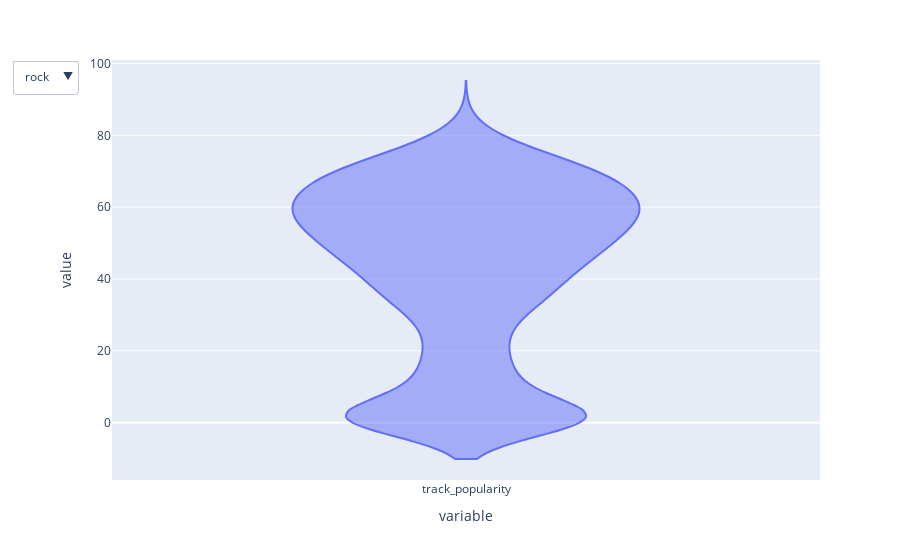

The code cell stored with this chart in its notebook:
### Code cell
#Genre popularity violin plots filterable by genre
genres = ['rock', 'r&b', 'pop', 'edm', 'latin', 'rap']

figs = {
    f'{genres[i]}':px.violin(songs_df['track_popularity'][songs_df['playlist_genre']==f'{genres[i]}']).update_traces(name=genres[i],visible = False)
    for i in np.arange(0,6)
}

defaultgenre = genres[0]
fig = figs[defaultgenre].update_traces(visible=True)
for k in figs.keys():
    if k != defaultgenre:
        fig.add_traces(figs[k].data)
        
fig.update_layout(
    updatemenus=[
        {
            "buttons": [
                {
                    "label": k,
                    "method": "update",
                    # list comprehension for which traces are visible
                    "args": [{"visible": [kk == k for kk in figs.keys()]}],
                }
                for k in figs.keys()
            ]
        }
    ]
)

### Figure 1 — Plotly figure (JSON) as saved in the notebook; plotly's stock layout.template omitted (floating-point values rounded to 4 significant figures; data arrays with more than 128 entries replaced by an {"elided": "..."} marker saying what was removed)
{"data": [{"alignmentgroup": "True", "box": {"visible": false}, "hovertemplate": "variable=%{x}<br>value=%{y}<extra></extra>", "legendgroup": "", "marker": {"color": "#636efa"}, "name": "rock", "offsetgroup": "", "orientation": "v", "scalegroup": "True", "showlegend": false, "type": "violin", "visible": true, "x": {"elided": "3521 str values"}, "x0": " ", "xaxis": "x", "y": {"elided": "3521 int values"}, "y0": " ", "yaxis": "y"}, {"alignmentgroup": "True", "box": {"visible": false}, "hovertemplate": "variable=%{x}<br>value=%{y}<extra></extra>", "legendgroup": "", "marker": {"color": "#636efa"}, "name": "r&b", "offsetgroup": "", "orientation": "v", "scalegroup": "True", "showlegend": false, "type": "violin", "visible": false, "x": {"elided": "3326 str values"}, "x0": " ", "xaxis": "x", "y": {"elided": "3326 int values"}, "y0": " ", "yaxis": "y"}, {"alignmentgroup": "True", "box": {"visible": false}, "hovertemplate": "variable=%{x}<br>value=%{y}<extra></extra>", "legendgroup": "", "marker": {"color": "#636efa"}, "name": "pop", "offsetgroup": "", "orientation": "v", "scalegroup": "True", "showlegend": false, "type": "violin", "visible": false, "x": {"elided": "3993 str values"}, "x0": " ", "xaxis": "x", "y": {"elided": "3993 int values"}, "y0": " ", "yaxis": "y"}, {"alignmentgroup": "True", "box": {"visible": false}, "hovertemplate": "variable=%{x}<br>value=%{y}<extra></extra>", "legendgroup": "", "marker": {"color": "#636efa"}, "name": "edm", "offsetgroup": "", "orientation": "v", "scalegroup": "True", "showlegend": false, "type": "violin", "visible": false, "x": {"elided": "2045 str values"}, "x0": " ", "xaxis": "x", "y": {"elided": "2045 int values"}, "y0": " ", "yaxis": "y"}, {"alignmentgroup": "True", "box": {"visible": false}, "hovertemplate": "variable=%{x}<br>value=%{y}<extra></extra>", "legendgroup": "", "marker": {"color": "#636efa"}, "name": "latin", "offsetgroup": "", "orientation": "v", "scalegroup": "True", "showlegend": false, "type": "violin", "visible": false, "x": {"elided": "2178 str values"}, "x0": " ", "xaxis": "x", "y": {"elided": "2178 int values"}, "y0": " ", "yaxis": "y"}, {"alignmentgroup": "True", "box": {"visible": false}, "hovertemplate": "variable=%{x}<br>value=%{y}<extra></extra>", "legendgroup": "", "marker": {"color": "#636efa"}, "name": "rap", "offsetgroup": "", "orientation": "v", "scalegroup": "True", "showlegend": false, "type": "violin", "visible": false, "x": {"elided": "3391 str values"}, "x0": " ", "xaxis": "x", "y": {"elided": "3391 int values"}, "y0": " ", "yaxis": "y"}], "layout": {"legend": {"tracegroupgap": 0}, "margin": {"t": 60}, "updatemenus": [{"buttons": [{"args": [{"visible": [true, false, false, false, false, false]}], "label": "rock", "method": "update"}, {"args": [{"visible": [false, true, false, false, false, false]}], "label": "r&b", "method": "update"}, {"args": [{"visible": [false, false, true, false, false, false]}], "label": "pop", "method": "update"}, {"args": [{"visible": [false, false, false, true, false, false]}], "label": "edm", "method": "update"}, {"args": [{"visible": [false, false, false, false, true, false]}], "label": "latin", "method": "update"}, {"args": [{"visible": [false, false, false, false, false, true]}], "label": "rap", "method": "update"}]}], "violinmode": "group", "xaxis": {"anchor": "y", "domain": [0, 1], "title": {"text": "variable"}}, "yaxis": {"anchor": "x", "domain": [0, 1], "title": {"text": "value"}}}}
